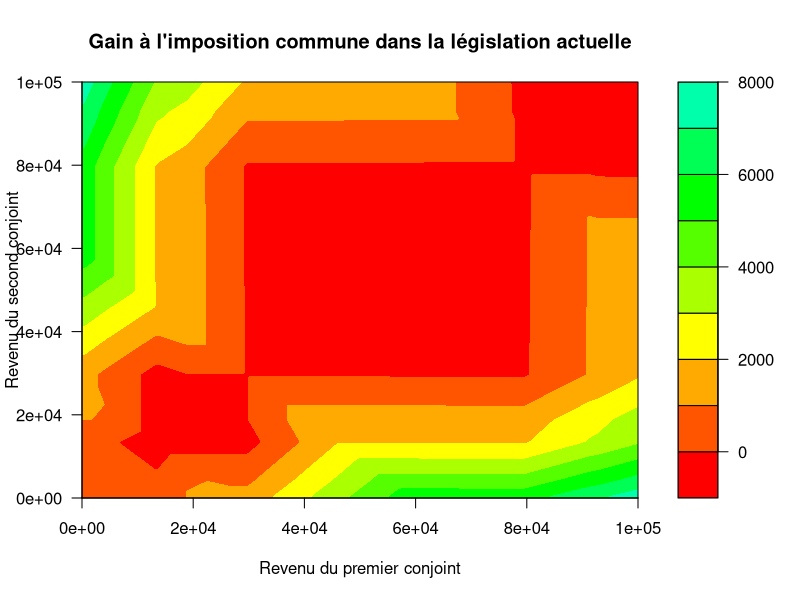
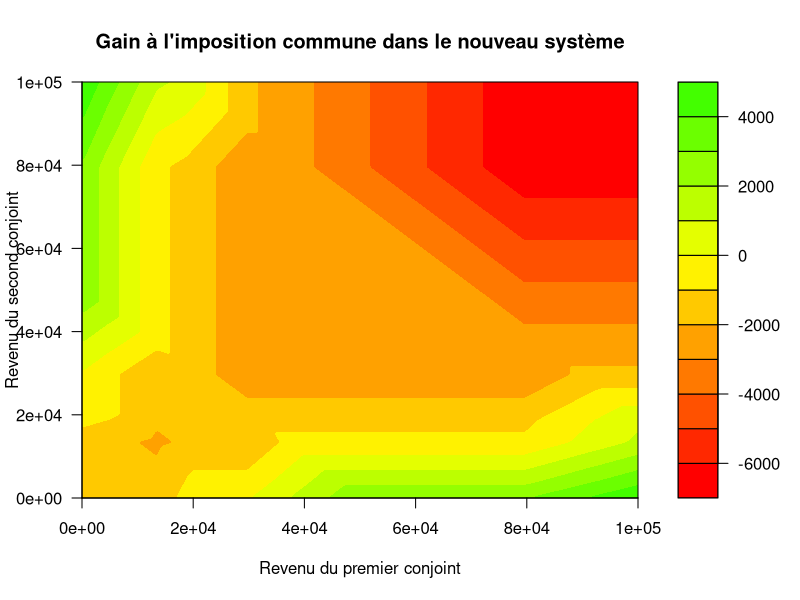
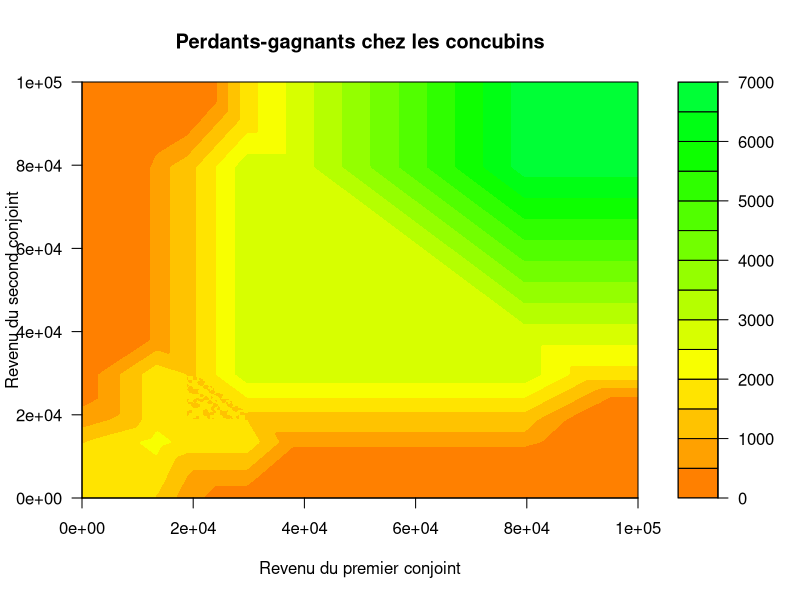
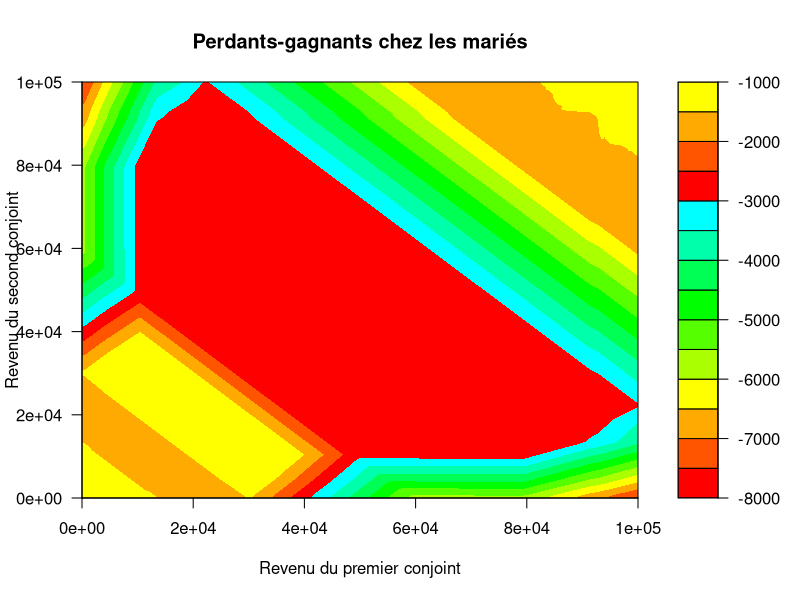

These charts were generated, in order, by the following R code:
setwd("/home/lucie/Choses que je fais dans la vie/Hackaton openfisca")

nlev <- 10

#n est le nombre de niveaux (A calibrer en fonction de l'allure voulue pour le graphique). 

declacommune <- read.table("imposition-commune.csv", header=TRUE, sep=";")
declaseparee <- read.table("imposition-separee.csv", header=TRUE, sep=";")
declacommleg <- read.table("imposition-commune-legislation.csv", header=TRUE, sep=";")


sali0 <- declaseparee[["sali0"]]
vsali0 <- sali0[0:250]
sali1 <- declaseparee[["sali1"]] 
Impsep <- declaseparee[["irpp"]]
Impcomm <- declacommune[["irpp"]]
Impcommleg <- declacommleg[["irpp"]]
indminsep <- which (Impsep < Impcommleg)
minimpsep <- Impcommleg
minimpsep[indminsep] <- Impsep[indminsep]

#Impcomm <- declacommune[["Impot comm"]]

nb <- 250

# Graphique 1

Diffimppourcent <- (Impcomm - Impsep)

Matrdiffimp <- matrix(nrow=250, ncol=250)

for(i in 1:nb) { 
  Matrdiffimp[,i] <- Diffimppourcent[(((i-1)*nb+1):(i*nb))] 
}

Courbeimp1 <- filled.contour(x = vsali0, y = vsali0, Matrdiffimp, nlevels=nlev, col=(rainbow(n=nlev, start=0, end=3/6)) , xlab="Revenu du premier conjoint", ylab="Revenu du second conjoint", main="Gain à l'imposition commune dans la législation actuelle")

# Graphique 2

Diffimppourcentleg <- (Impcommleg - Impsep)

Matrdiffimpleg <- matrix(nrow=250, ncol=250)

for(i in 1:nb) { 
  Matrdiffimpleg[,i] <- Diffimppourcentleg[(((i-1)*nb+1):(i*nb))] 
}

Courbeimp2 <- filled.contour(x = vsali0, y = vsali0, Matrdiffimpleg, nlevels=nlev, col=(rainbow(n=2*nlev, start=0, end=3/6)) , xlab="Revenu du premier conjoint", ylab="Revenu du second conjoint", main="Gain à l'imposition commune dans le nouveau système")


#Graphique 3

Diffminimpsep <- (Impsep - minimpsep)

Matrdiffimpsep <- matrix(nrow=250, ncol=250)

for(i in 1:nb) { 
  Matrdiffimpsep[,i] <- Diffminimpsep[(((i-1)*nb+1):(i*nb))] 
}

Courbeimp3 <- filled.contour(x = vsali0, y = vsali0, Matrdiffimpsep, nlevels=nlev, col=(rainbow(n=2*nlev, start=1/12, end=3/6)) , xlab="Revenu du premier conjoint", ylab="Revenu du second conjoint", main="Perdants-gagnants chez les concubins")

#Graphique 4

Diffminimpcomm <- (minimpsep - Impcomm)

Matrdiffimpcomm <- matrix(nrow=250, ncol=250)

for(i in 1:nb) { 
  Matrdiffimpcomm[,i] <- Diffminimpcomm[(((i-1)*nb+1):(i*nb))] 
}

Courbeimp4 <- filled.contour(x = vsali0, y = vsali0, Matrdiffimpcomm, nlevels=nlev, col=(rainbow(n=nlev, start=0, end=3/6)) , xlab="Revenu du premier conjoint", ylab="Revenu du second conjoint", main="Perdants-gagnants chez les mariés")



